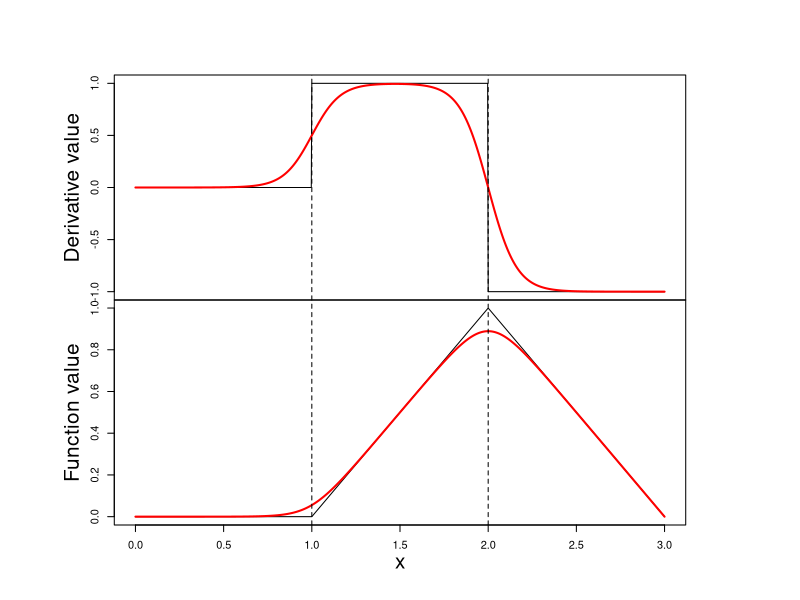

Write R code to recreate this figure.

alpha <- 0
beta <- c(0, 1, -1)
transition = c(1, 2)
window <- 0.08


windows(width = 10)
m <- rbind(matrix(1, nrow = 3, ncol = 5), matrix(2, nrow = 3, ncol = 5))
m <- rbind(0, cbind(0, m, 0), 0)
layout(m)
par(mar = c(0, 0, 0, 0))

step <- function(x) as.numeric(x >= 0)
logistic <- function(x, scale = 1) 1 / (1 + exp(-x/scale))
xx <- seq(0, 3, len = 1000)
vv <- rep(beta[1], length(xx))
ll <- vv
k <- length(transition)
for (i in 1:k) vv <- vv + (beta[i+1] - beta[i]) * step(xx - transition[i])
for (i in 1:k) ll <- ll + (beta[i+1] - beta[i]) * logistic(xx - transition[i], window)


plot(xx, vv, type = "l", lwd = 1, col = "black", ylab = "Derivative value", xaxt = "n", cex.lab = 1.25)
lines(xx, ll, lwd = 2, col = "red")
mtext("Derivative value", 2, 2.5, cex = 1.25)
for (i in 1:k) lines(rep(transition[i], 2), par("usr")[3:4], lwd = 1, lty = "dashed", col = "black")

fun <- function(x){
   v <- log(1 + exp(x))
   v[v == Inf] <- x[v == Inf]
   return(v)
}

ss <- alpha + beta[1] * xx
for (i in 1:k) ss <- ss + 0.001 * (beta[i+1] - beta[i]) * fun((xx - transition[i]) / 0.001)

ii <- alpha + beta[1] * xx
for (i in 1:k) ii <- ii + window * (beta[i+1] - beta[i]) * log(1 + exp((xx - transition[i]) / window))

plot(xx, ss, type = "l", lwd = 1, col = "black", ylab = "", xaxt = "n", cex.lab = 1.25)
lines(xx, ii, lwd = 2, col = "red")
axis(1)
mtext("x", 1, 2.5, cex = 1.25)
mtext("Function value", 2, 2.5, cex = 1.25)
for (i in 1:k) lines(rep(transition[i], 2), par("usr")[3:4], lwd = 1, lty = "dashed", col = "black")




